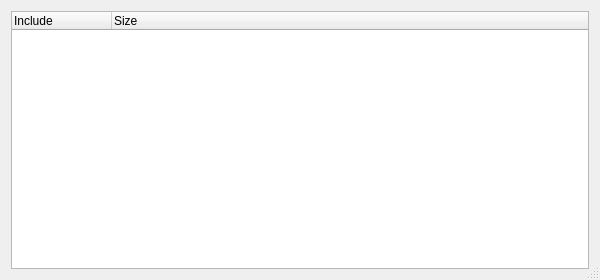
<?xml version="1.0" encoding="UTF-8"?>
<ui version="4.0">
 <class>Dialog</class>
 <widget class="QDialog" name="Dialog">
  <property name="geometry">
   <rect>
    <x>0</x>
    <y>0</y>
    <width>600</width>
    <height>280</height>
   </rect>
  </property>
  <property name="acceptDrops">
   <bool>true</bool>
  </property>
  <property name="windowTitle">
   <string>cpp-size</string>
  </property>
  <property name="sizeGripEnabled">
   <bool>true</bool>
  </property>
  <layout class="QVBoxLayout" name="verticalLayout">
   <item>
    <widget class="QTreeWidget" name="include_hierarchy">
     <column>
      <property name="text">
       <string>Include</string>
      </property>
     </column>
     <column>
      <property name="text">
       <string>Size</string>
      </property>
     </column>
    </widget>
   </item>
  </layout>
 </widget>
 <layoutdefault spacing="6" margin="11"/>
 <resources/>
 <connections/>
</ui>
